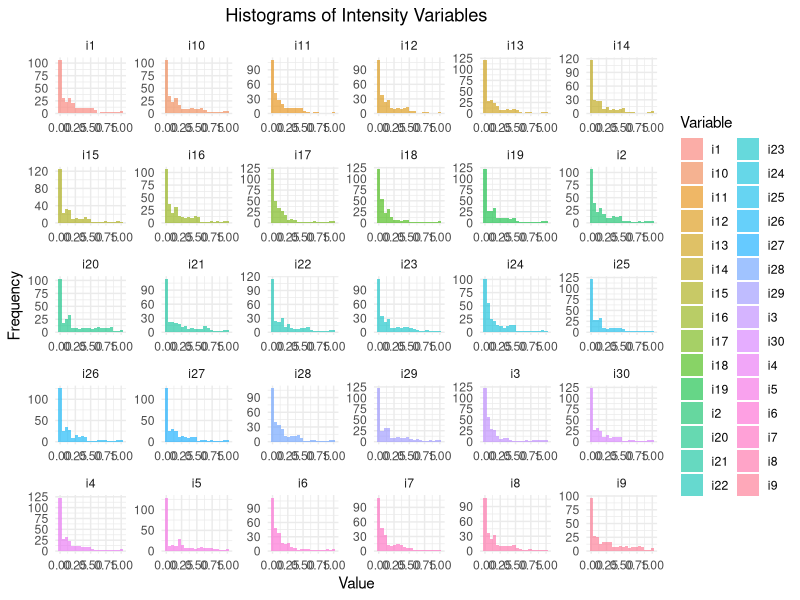
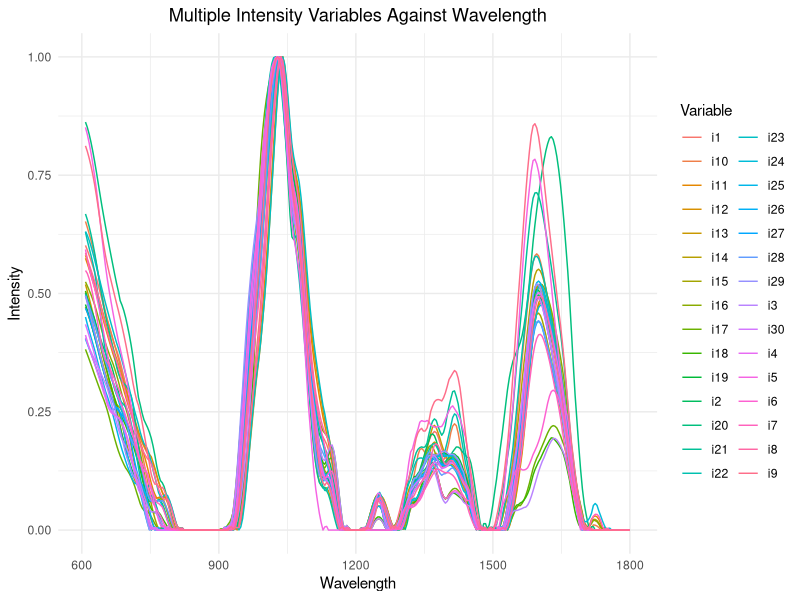
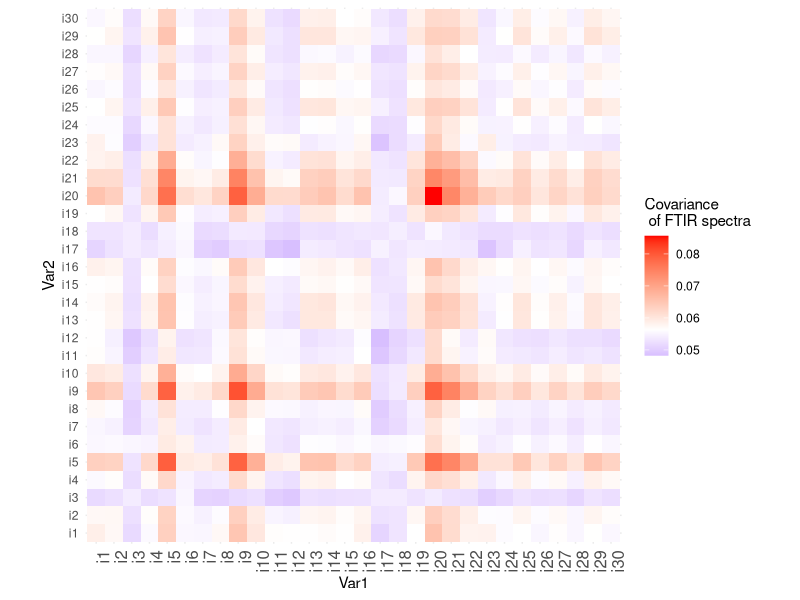
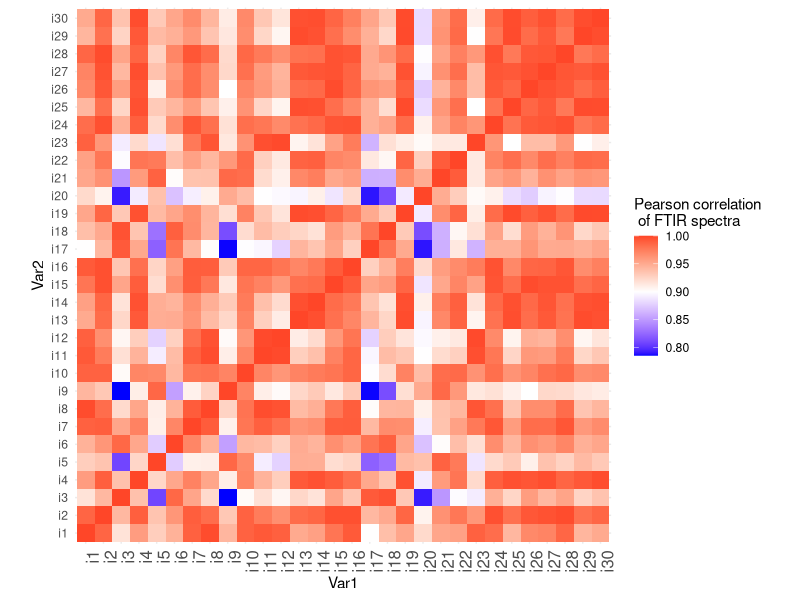
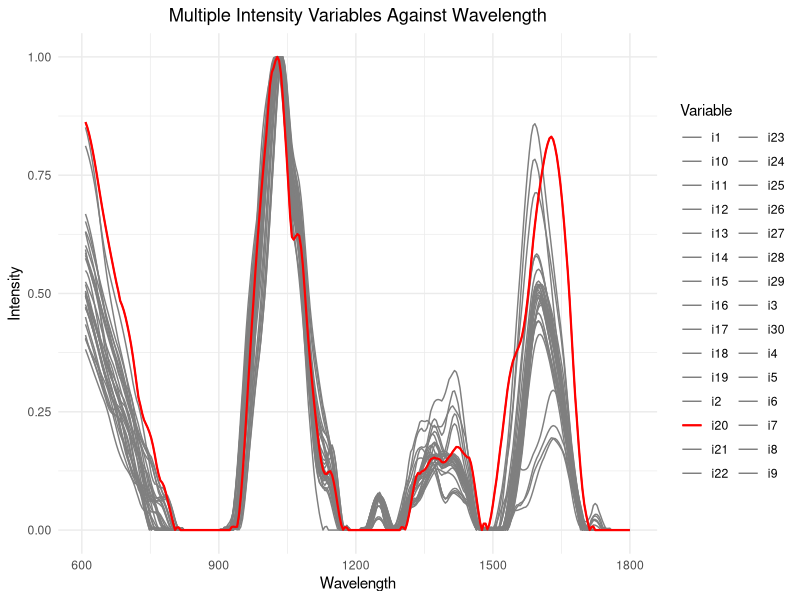

Recreate these plots in R, in order.
# set work directory
setwd("C:/Users/Lenovo/Documents/Programiranje/PhD/SpectralTool/datasets")

# read and inspect dataframe
df = read.csv('all_spectra_std_order_corr_test.csv')
View(df)

# load the libraries
library(ggplot2)
library(tidyr)
library(dplyr)
library(Hmisc)
library(reshape2)

######################
# CHECK THE NORMALITY#
######################

# vizualize distribution to check normality
#reshape the dataframe and check it

df_long = pivot_longer(df, cols = starts_with("i"), 
                       names_to = "variable", 
                       values_to = "value")
# plot the histograms
ggplot(df_long, aes(x = value, fill = variable)) + 
  geom_histogram(bins = 20, 
                 alpha = 0.6, 
                 position = 'identity') +
  facet_wrap(~ variable, 
             scales = 'free') +
  theme_minimal() +
  labs(title = "Histograms of Intensity Variables",
       x = "Value",
       y = "Frequency",
       fill = "Variable") +
  theme(plot.title = element_text(hjust = 0.5))


####################
# VISUAL INSPECTION#
####################

# plot the all spectral lines
ggplot(df_long, aes(x = wavenumber, y = value, color = variable)) +
  geom_line() +
  theme_minimal() +
  labs(title = "Multiple Intensity Variables Against Wavelength",
       x = "Wavelength",
       y = "Intensity",
       color = "Variable") +
  theme(plot.title = element_text(hjust = 0.5))


#############################
# COVARIANCE AND CORRELATION#
#############################

# prepare the data
selected_data = df %>% select(starts_with("i"))
View(selected_data)


#COVARIANCE
cov_matrix = cov(selected_data)
print(cov_matrix)

# prepare matrix to be ploted as heatmap
melted_cov = melt(cov_matrix)
melted_cov$Var1 <- as.factor(melted_cov$Var1)
melted_cov$Var2 <- as.factor(melted_cov$Var2)
melted_cov$value <- as.numeric(melted_cov$value)

#plot the matrix
ggplot(data = melted_cov, aes(x = Var1, y= Var2, fill = value)) +
  geom_tile() + 
  scale_fill_gradient2(low = "blue", 
                       high = "red", 
                       mid = "white",
                       midpoint = median(melted_cov$value), 
                       limit = c(min(melted_cov$value), max(melted_cov$value)), 
                       space="Lab",
                       name="Covariance\n of FTIR spectra") +
  theme_minimal() + 
  theme(axis.text.x = element_text(angle = 90, 
                                   vjust = 1, 
                                   size = 12, 
                                   hjust = 1)) +
  coord_fixed()


# CORRELATION

# make correlation matrix
cor_matrix = cor(selected_data)
print(cor_matrix)

# t-test for the matrix
rcorr(as.matrix(selected_data))

# make data suitable for graphs
melted_cor = melt(cor_matrix)

# plot the correlation matrix
ggplot(data = melted_cor, aes(x = Var1, y= Var2, fill = value)) +
  geom_tile() + 
  scale_fill_gradient2(low = "blue", 
                       high = "red", 
                       mid = "white",
                       midpoint = 0.90, # first set median(melted_cor$value), then change
                       limit = c(min(melted_cor$value), max(melted_cor$value)), 
                       space="Lab",
                       name="Pearson correlation\n of FTIR spectra") +
  theme_minimal() + 
  theme(axis.text.x = element_text(angle = 90, 
                                   vjust = 1, 
                                   size = 12, 
                                   hjust = 1)) +
  coord_fixed()


################################
# HIGHLIGHT SPECTRA OF INTEREST#
################################

# Highlight specific spectra 
highlight_spectra = "i20"

# Base plot
plot = ggplot(df_long, aes(x = wavenumber, y = value, color = variable)) +
  geom_line() +
  theme_minimal() +
  labs(title = "Multiple Intensity Variables Against Wavelength",
       x = "Wavelength",
       y = "Intensity",
       color = "Variable") +
  theme(plot.title = element_text(hjust = 0.5))

# subplot
plot = plot +
  geom_line(data = subset(df_long, variable == highlight_spectra),
            aes(x = wavenumber, 
                y = value, 
                color = variable),
                size = 0.75) + # Customize size and linetype
  scale_color_manual(values = setNames(c("red", 
                                         rep("grey50", 
                                             length(unique(df_long$variable)) - 1)), 
                                       c(highlight_spectra, 
                                         setdiff(unique(df_long$variable), 
                                                 highlight_spectra))))

print(plot)
